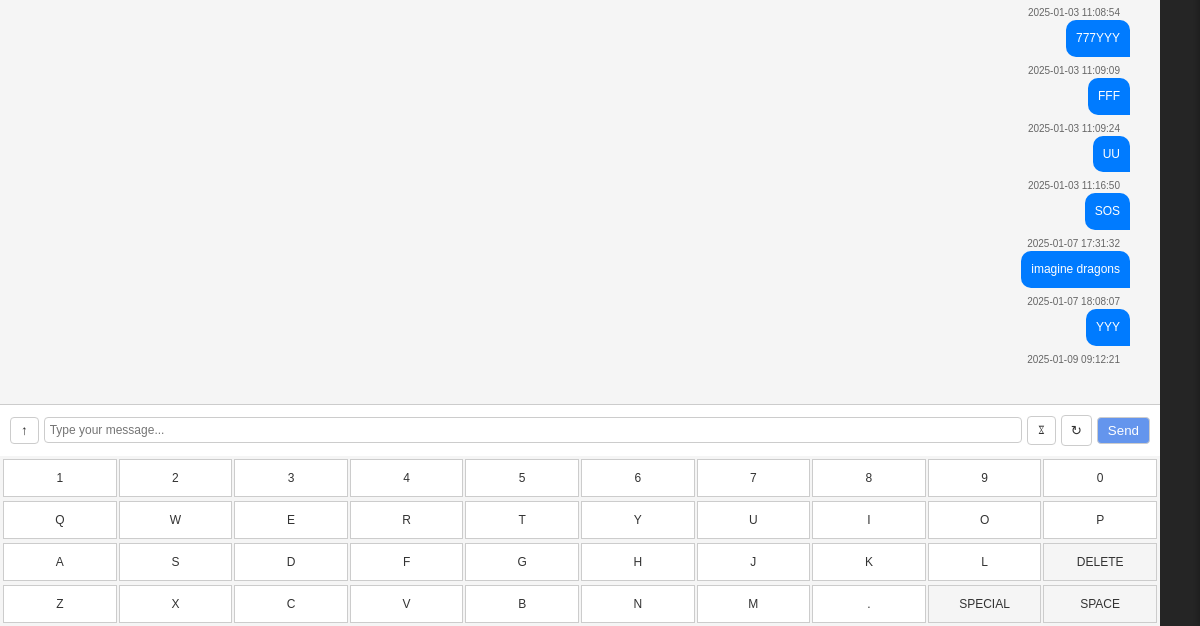
Page / (signed in, lower part) on the earlier database version.
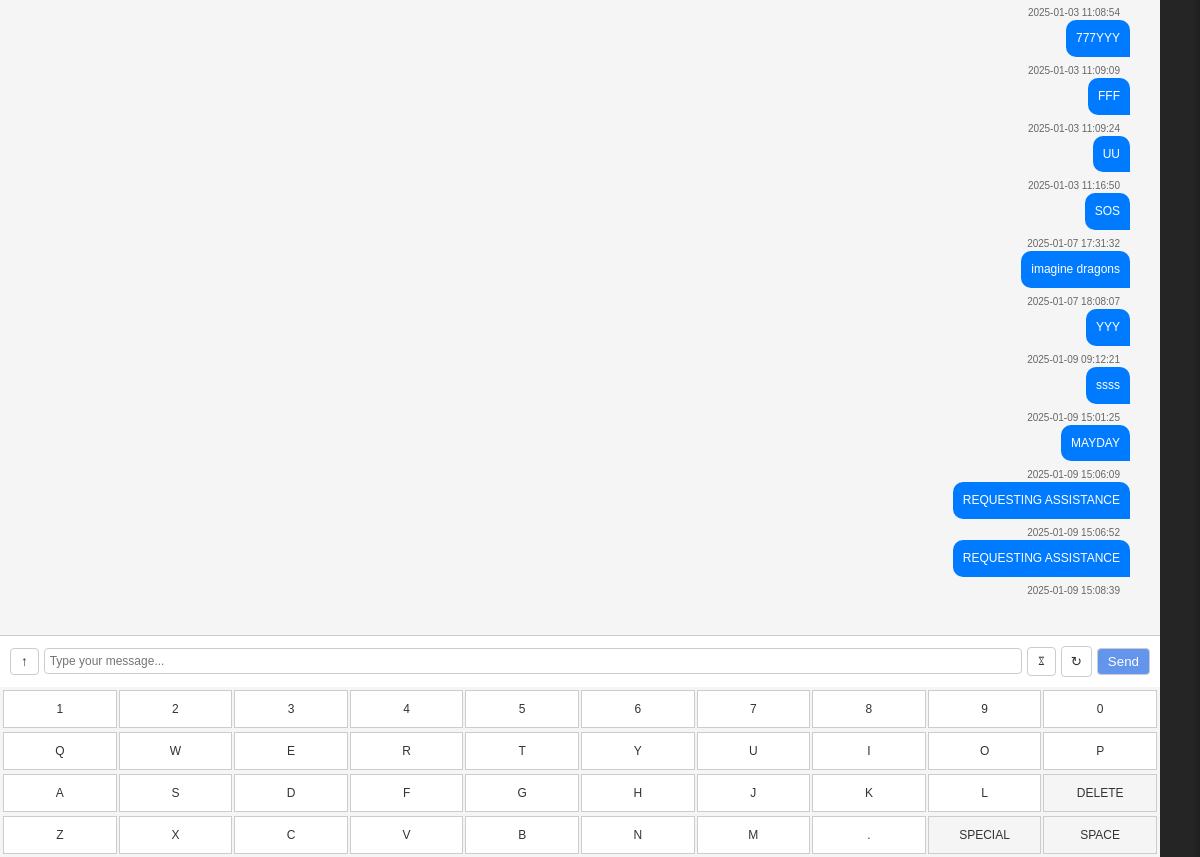
Same page on the later database version.
### tables this page shows
CREATE TABLE messages (
                        id INTEGER PRIMARY KEY AUTOINCREMENT,
                        vessel_sender TEXT NOT NULL,
                        vessel_recipient TEXT NOT NULL,
                        message_received TEXT,
                        message_sent TEXT,
                        timestamp DATETIME DEFAULT (datetime('now', 'localtime'))
                    );

### MorseT.py (the view)
        @self.app.route('/')
        def index():
            if 'user' not in session:
                return redirect(url_for('login'))
            messages = self.get_messages()
            vessels = self.db.get_unique_vessels()
            vessels = [vessel for vessel in vessels if vessel.lower() not in ['all', 'all channels']]
            vessel_messages = {}
            for vessel in vessels:
                vessel_msgs = self.db.get_messages(vessel_sender=vessel, vessel_recipient=None)
                if vessel_msgs:
                    vessel_msgs.sort(key=lambda x: x['timestamp'], reverse=True)
                    vessel_messages[vessel] = vessel_msgs[0]
            sorted_vessels = sorted(vessel_messages.keys(), key=lambda vessel: vessel_messages[vessel]['timestamp'], reverse=True)
            return render_template(
                'index.html',
                messages=self.format_messages(messages),
                vessels=sorted_vessels,
                vessel_messages=vessel_messages
            )

### MorseT.py (called while the page is built)
    def format_messages(self, messages):
        formatted_messages = []
        for msg in messages:
            formatted_msg = msg.copy()
            formatted_msg['header'] = f"From: {msg['vessel_sender']} To: {msg['vessel_recipient']}"
            try:
                dt = datetime.strptime(msg['timestamp'], '%Y-%m-%d %H:%M:%S')
                sg_dt = self.timezone.localize(dt)
                formatted_msg['formatted_time'] = sg_dt.strftime('%Y-%m-%d %H:%M:%S')
            except ValueError:
                formatted_msg['formatted_time'] = msg['timestamp']
            formatted_messages.append(formatted_msg)
        return formatted_messages

    def get_messages(self):
        messages = self.db.get_messages(limit=None)
        return messages

### database_handler2.py (called while the page is built)
    def get_unique_vessels(self):
        self.logger.info("Retrieving list of unique vessels")
        try:
            with sqlite3.connect(self.db_path, timeout=20) as conn:
                cursor = conn.cursor()
                cursor.execute("SELECT DISTINCT vessel_sender FROM messages WHERE vessel_sender NOT IN ('All', 'All Channels')")
                vessels = [row[0] for row in cursor.fetchall()]
                self.logger.debug(f"Retrieved {len(vessels)} unique vessels")
                return vessels
        except sqlite3.Error as e:
            self.logger.error(f"Error retrieving unique vessels: {str(e)}")
            return []

    def decrypt_message(self, encrypted_message):
        try:
            if not encrypted_message:
                self.logger.warning("Attempted to decrypt empty or NULL message")
                return None
            decrypted = self.cipher_suite.decrypt(encrypted_message.encode())
            self.logger.debug("Message decrypted successfully")
            return decrypted.decode()
        except InvalidToken:
            self.logger.warning("Invalid token encountered during decryption")
            return "[Decryption Failed]"
        except Exception as e:
            self.logger.error(f"Decryption error: {str(e)}")
            return "[Decryption Error]"

### templates/index.html (shortened to what this page needs)
<!DOCTYPE html>
<html lang="en">
<head>
    <link rel="stylesheet" href="{{ url_for('static', filename='css/design.css') }}">
</head>
<body>
    <div id="mainContent" class="main-content">
        <div class="vertical-bar">
        </div>
        <div class="chat-area">
            {% for message in messages|reverse %}
            <div class="message-group">
                {% if message.message_received == '[No Message Received]' and message.message_sent and message.message_sent != '[No Message Sent]' %}
                <div class="message-bubble message-sent">
                    <div class="message-content">{{ message.message_sent }}</div>
                </div>
                {% endif %}
                <div class="timestamp {% if message.message_sent and message.message_sent != '[No Message Sent]' %}timestamp-sent{% else %}timestamp-received{% endif %}">
                    {{ message.formatted_time }}
                </div>
            </div>
            {% endfor %}
        </div>
        <div class="input-container">
            <button class="arrow-up-btn" id="expandBtn">↑</button>
            <input type="text" id="messageInput" placeholder="Type your message..." autocomplete="off">
            <button class="duration-btn" id="expandDRBtn">ೱ</button>
            <button class="repeat-btn" id="expandRBtn">↻</button>
            <button class="send-btn">Send</button>
        </div>
        <div class="keyboard">
            <div class="keyboard-row">
                {% for key in '1234567890' %}
                <button class="key" data-key="{{ key }}" data-original="{{ key }}">{{ key }}</button>
                {% endfor %}
            </div>
            <div class="keyboard-row">
                {% for key in 'QWERTYUIOP' %}
                <button class="key" data-key="{{ key }}" data-original="{{ key }}">{{ key }}</button>
                {% endfor %}
            </div>
            <div class="keyboard-row">
                {% for key in 'ASDFGHJKL' %}
                <button class="key" data-key="{{ key }}" data-original="{{ key }}">{{ key }}</button>
                {% endfor %}
                <button class="key delete" data-key="delete">DELETE</button>
            </div>
            <div class="keyboard-row">
                {% for key in 'ZXCVBNM.' %}
                <button class="key" data-key="{{ key }}" data-original="{{ key }}">{{ key }}</button>
                {% endfor %}
                <button class="key switch" data-key="switch">SPECIAL</button>
                <button class="key space" data-key="space">SPACE</button>
            </div>
        </div>
    </div>
</body>
</html>

### static/css/design.css (style rules this page uses)
* { margin: 0; padding: 0; box-sizing: border-box; font-family: "Arial", monospace; }
body { height: 100vh; overflow: hidden; }
.main-content { min-height: 100vh; transition: margin-left 0.3s ease; background-color: #f5f5f5; }
.chat-area { height: calc(100vh - 300px); overflow-y: auto; padding: 10px 30px 10px 10px; font-size: 12px; line-height: 1.4; margin-bottom: 220px; margin-right: 40px; }
.input-container { position: fixed; bottom: 170px; left: 0; right: 40px; padding: 10px; background-color: white; border-top: 1px solid #ccc; display: flex; align-items: center; gap: 5px; z-index: 900; transition: left 0.3s ease, right 0.3s ease; }
#messageInput { flex: 1; padding: 5px; font-size: 12px; border: 1px solid #ccc; border-radius: 4px; }
.send-btn { padding: 5px 10px; border: 1px solid #ccc; background: cornflowerblue; cursor: pointer; color: white; border-radius: 4px; }
.arrow-up-btn { padding: 5px 10px; border: 1px solid #ccc; background: white; cursor: pointer; color: #333; border-radius: 4px; transition: transform 0.3s ease; }
.duration-btn { padding: 5.5px 9.8px; aspect-ratio: 1; border: 1px solid #ccc; background: white; cursor: pointer; color: #333; border-radius: 4px; transition: transform 0.3s ease; }
.repeat-btn { padding: 1px 9px; aspect-ratio: 1; border: 1px solid #ccc; background: white; cursor: pointer; color: #333; border-radius: 4px; transition: transform 0.3s ease; }
.keyboard { position: fixed; bottom: 0; left: 0; right: 40px; background: #f5f5f5; padding: 2px; height: 170px; z-index: 900; transition: left 0.3s ease, right 0.3s ease; }
.keyboard-row { display: flex; height: 40px; margin-bottom: 2px; }
.key { flex: 1; margin: 1px; background: white; border: 1px solid #ccc; cursor: pointer; font-size: 12px; text-align: center; display: flex; align-items: center; justify-content: center; }
.key.delete, .key.space { background: #f5f5f5; }
.key.switch { background: #f5f5f5; }
.vertical-bar { position: fixed; right: 0; top: 40px; width: 40px; height: calc(100vh - 40px); background: #252525; z-index: 999; display: flex; align-items: center; justify-content: center; transition: right 0.4s ease; }
.send-btn { transition: background-color 0.3s ease, opacity 0.3s ease; }
.chat-area { height: calc(100vh - 300px); overflow-y: auto; padding: 10px 30px 10px 10px; font-size: 12px; line-height: 1.4; margin-bottom: 220px; margin-right: 40px; transition: all 0.2s ease-out; }
:root { --bg-primary: #f5f5f5; --bg-secondary: #ffffff; --text-primary: #333333; --text-secondary: #666666; --border-color: #cccccc; --menu-bg: #252525; --menu-text: #ffffff; --message-sent: #007bff; --message-received: #ffffff; --timestamp-color: #666666; --input-bg: #ffffff; --button-bg: #ffffff; --button-hover: #f0f0f0; --keyboard-bg: #f5f5f5; --key-bg: #ffffff; --panel-bg: #ffffff; }
body { background-color: var(--bg-primary); color: var(--text-primary); }
.main-content { background-color: var(--bg-primary); }
.input-container { background-color: var(--bg-secondary); border-top: 1px solid var(--border-color); }
#messageInput { background-color: var(--input-bg); color: var(--text-primary); border: 1px solid var(--border-color); }
.keyboard { background-color: var(--keyboard-bg); }
.key { background-color: var(--key-bg); color: var(--text-primary); border: 1px solid var(--border-color); }

Differences in the rows shown:
added messages: message_sent "ssss", formatted_time "2025-01-09 15:01:25"
added messages: message_sent "MAYDAY", formatted_time "2025-01-09 15:06:09"
added messages: message_sent "REQUESTING ASSISTANCE", formatted_time "2025-01-09 15:06:52"
added messages: message_sent "REQUESTING ASSISTANCE", formatted_time "2025-01-09 15:08:39"
